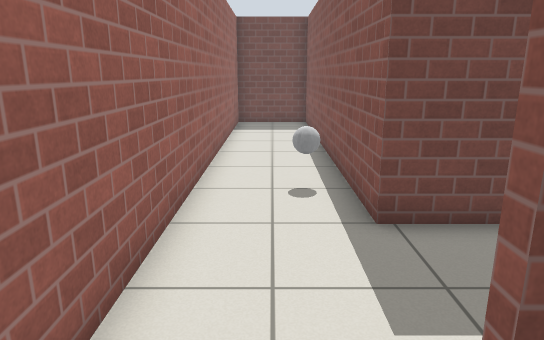
View 1 (above)

14 first-person views from a walk through a world built for the Gazebo simulator. The camera is 1.2 m above the floor, tilts 14° down and sees 70° across. The floor is counted in squares, 0.5 m on a side. Each view is taken from the middle of a square. On the plan, view 1 faces up. The plan holds only what a view shows up to about 20 squares ahead; the rest is blank. Robots are left out. Gazebo's built-in surfaces are drawn with simple patterns.

View 2
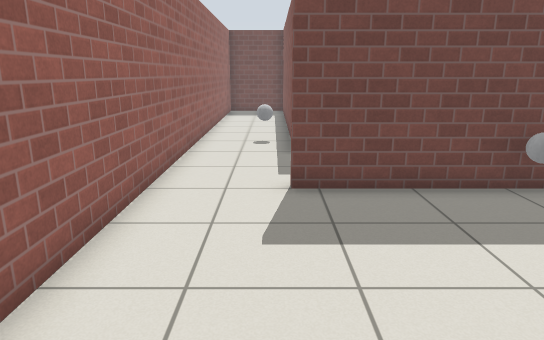

View 3
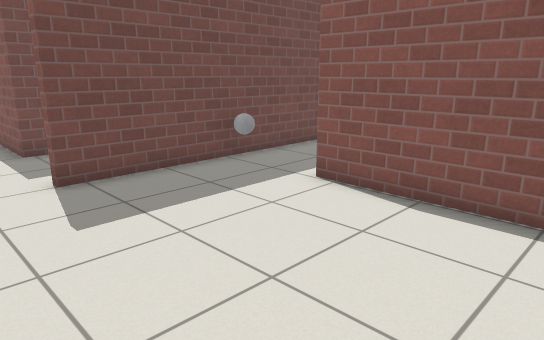

View 4
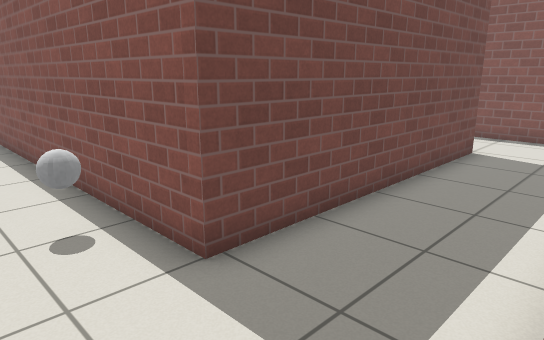

View 5
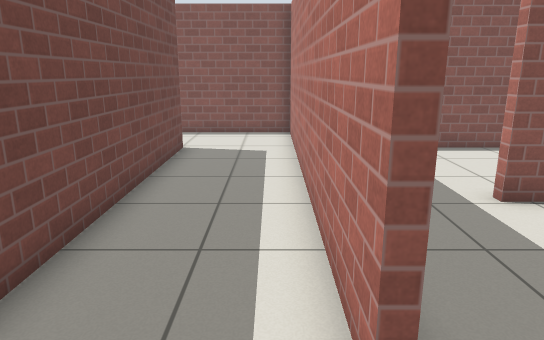

View 6
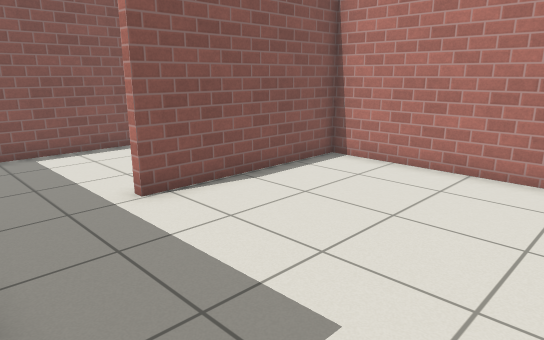

View 7
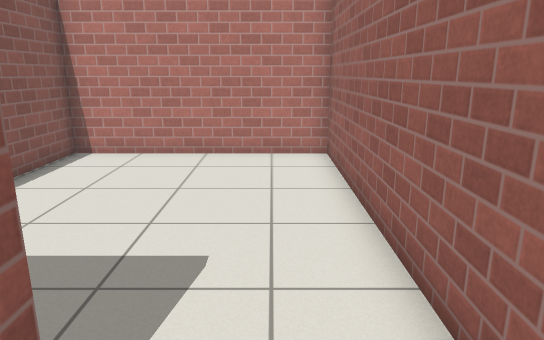

View 8
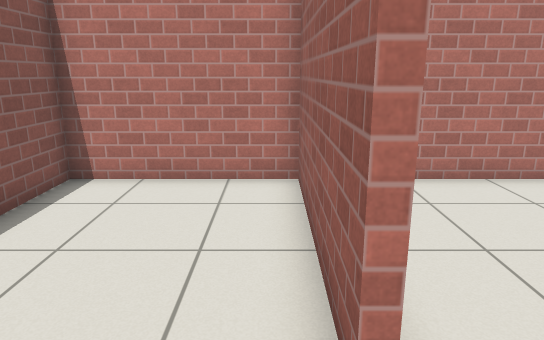

View 9
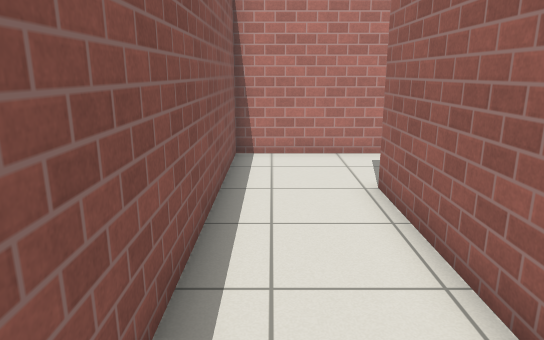

View 10
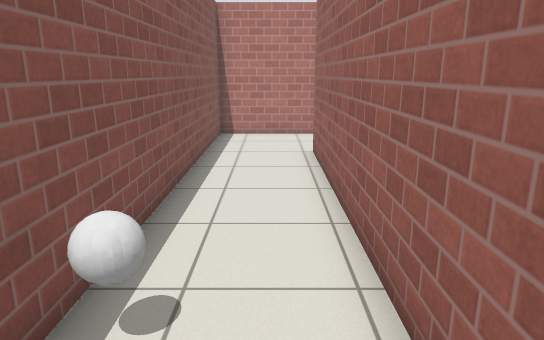

View 11
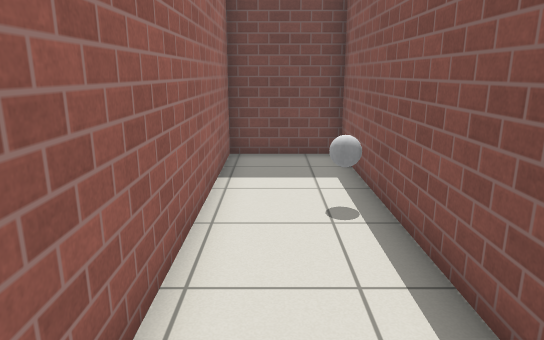

View 12
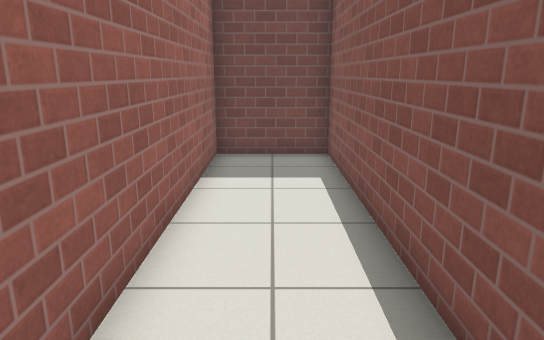

View 13
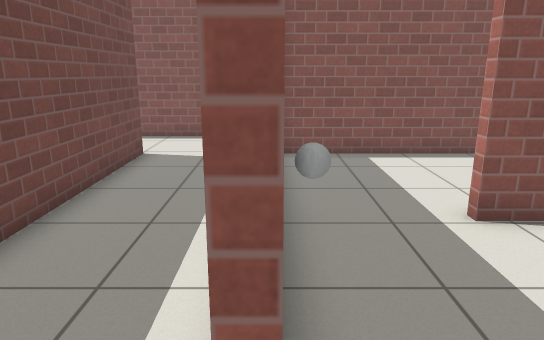

View 14
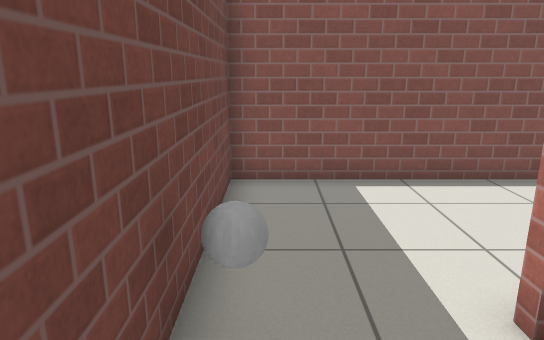

### Floor plan
Ten units are one square. View 1 is at (0, 0); x grows to the right and y downward. Boxes are objects, and circles mark ways between rooms. Rooms are numbered by the first view taken in them; rooms with no view inside come last. Other rooms are left out.
<svg viewBox="-22 -202 178 284">
<path fill="none" stroke="#000" d="M-17 -15 -17 77 61 77 61 14 64 14M65 -20 14 -20M14 -20 14 -23 151 -23 151 -197 117 -197 117 -60 17 -60 17 -197 -17 -197 -17 -15M64 14 64 77 117 77 117 -20 65 -20"/>
<rect x="55" y="-15" width="10" height="10" fill="#bbb"><title>grey ball</title></rect>
<rect x="5" y="-85" width="10" height="10" fill="#bbb"><title>grey ball</title></rect>
<rect x="135" y="-155" width="10" height="10" fill="#bbb"><title>grey ball</title></rect>
<circle cx="0" cy="-20" r="3" fill="#2a7"/>
<circle cx="60" cy="0" r="3" fill="#2a7"/>
<text x="20" y="30">1</text>
<text x="60" y="-50">2</text>
<text x="90" y="30">3</text>
</svg>
Room 1 opens to room 2. Room 1 opens to room 3.

Where each view was taken, in squares from view 1:
view 1: 0 up, 0 right, facing up
view 2: 6 down, 1 right, facing up
view 3: 7 down, 1 left, facing up-right
view 4: 2 up, 1 left, facing up-right
view 5: 3 up, 1 left, facing right
view 6: 2 up, 1 left, facing down-right
view 7: 4 up, 0 right, facing down
view 8: 1 up, 7 right, facing down
view 9: 14 up, 14 right, facing down
view 10: 18 up, 13 right, facing down
view 11: 8 up, 13 right, facing up
view 12: 8 up, 0 right, facing up
view 13: 2 up, 0 right, facing right
view 14: 1 up, 3 right, facing right
